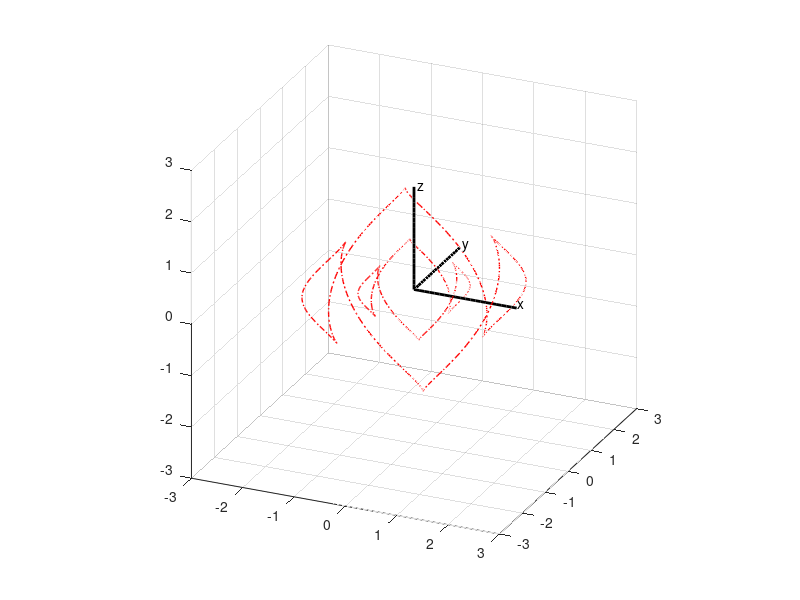

MATLAB code for this plot:
% plot out the trajectory of 3D gear set 4 vertex with 2R-3R gears, no L
% Mengtang Li
% Apr 10

clear;clf;


R = 1;
angle = 0:0.02:4*pi;
n = size(angle,2);
x_record1 = zeros(1,n);
y_record1 = zeros(1,n);
z_record1 = zeros(1,n);

figure(1);
grid minor; grid on; hold on;
% plot x-axis
xaxis_x = 0:0.1:2;
xaxis_y = zeros(1,size(xaxis_x,2));
xaxis_z = zeros(1,size(xaxis_x,2));
% plot y-axis
yaxis_x = zeros(1,size(xaxis_x,2));
yaxis_y = 0:0.1:2;
yaxis_z = zeros(1,size(xaxis_x,2));
% plot z-axis
zaxis_x = zeros(1,size(xaxis_x,2));
zaxis_y = zeros(1,size(xaxis_x,2));
zaxis_z = 0:0.1:2;
% specify the lengh of axis
xlim([-3 3]); ylim([-3 3]); zlim([-3 3]);
plot3(xaxis_x,xaxis_y,xaxis_z,'k','linewidth',2);
grid on; grid minor; hold on;
plot3(yaxis_x,yaxis_y,yaxis_z,'k','linewidth',2);
plot3(zaxis_x,zaxis_y,zaxis_z,'k','linewidth',2);
% legend('x-axis', 'y-axis', 'z-axis');
text(2.0,0.05,0.05,'x');
text(0.05,2.0,0.05,'y');
text(0.05,0.05,2.0,'z');
daspect([1 1 1]);
view(24,24);

for i = 1:1:n
    wt = angle(i);
    x_record1(i) = 2*R*( cos(1.5*wt)*3/4*cos(2*wt)+sin(1.5*wt)*sin(2*wt) );
    y_record1(i) = 2*R*( cos(1.5*wt)*3/4*sin(2*wt)-sin(1.5*wt)*cos(2*wt) );
    z_record1(i) = 2*R*( cos(1.5*wt)*(7^0.5)/4 );
end

plot3(x_record1, y_record1, z_record1, 'r-.','linewidth',1);
plot3(x_record1/2, y_record1/2, z_record1/2, 'r-.','linewidth',1);
hold off;